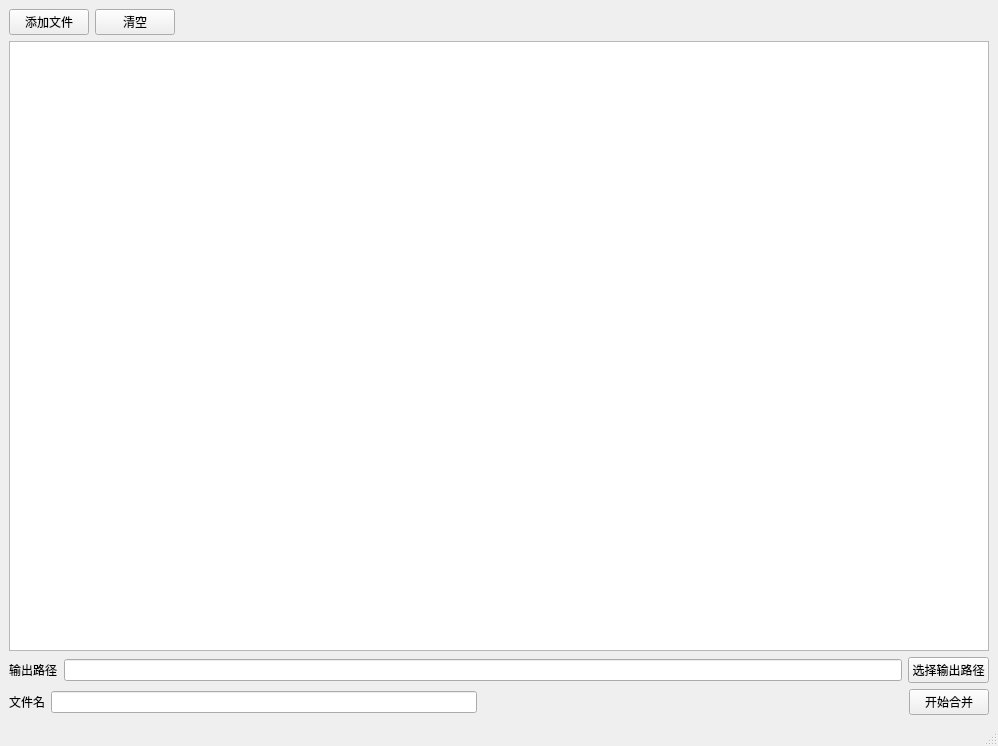
<?xml version="1.0" encoding="UTF-8"?>
<ui version="4.0">
 <class>MainWindow</class>
 <widget class="QMainWindow" name="MainWindow">
  <property name="geometry">
   <rect>
    <x>0</x>
    <y>0</y>
    <width>998</width>
    <height>746</height>
   </rect>
  </property>
  <property name="windowTitle">
   <string>我的工具</string>
  </property>
  <widget class="QWidget" name="centralwidget">
   <layout class="QGridLayout" name="gridLayout">
    <item row="0" column="0">
     <layout class="QVBoxLayout" name="verticalLayout">
      <item>
       <layout class="QHBoxLayout" name="horizontalLayout_3">
        <item>
         <widget class="QPushButton" name="pushButton_add">
          <property name="text">
           <string>添加文件</string>
          </property>
         </widget>
        </item>
        <item>
         <widget class="QPushButton" name="pushButton_clear">
          <property name="text">
           <string>清空</string>
          </property>
         </widget>
        </item>
        <item>
         <spacer name="horizontalSpacer">
          <property name="orientation">
           <enum>Qt::Horizontal</enum>
          </property>
          <property name="sizeHint" stdset="0">
           <size>
            <width>40</width>
            <height>20</height>
           </size>
          </property>
         </spacer>
        </item>
       </layout>
      </item>
      <item>
       <widget class="QTableWidget" name="tableWidget_selected">
        <property name="showGrid">
         <bool>true</bool>
        </property>
        <property name="sortingEnabled">
         <bool>false</bool>
        </property>
        <attribute name="horizontalHeaderCascadingSectionResizes">
         <bool>false</bool>
        </attribute>
       </widget>
      </item>
      <item>
       <layout class="QHBoxLayout" name="horizontalLayout">
        <item>
         <widget class="QLabel" name="label">
          <property name="text">
           <string>输出路径</string>
          </property>
         </widget>
        </item>
        <item>
         <widget class="QLineEdit" name="lineEdit_export"/>
        </item>
        <item>
         <widget class="QPushButton" name="pushButton_export">
          <property name="text">
           <string>选择输出路径</string>
          </property>
         </widget>
        </item>
       </layout>
      </item>
      <item>
       <layout class="QHBoxLayout" name="horizontalLayout_2">
        <item>
         <widget class="QLabel" name="label_2">
          <property name="text">
           <string>文件名</string>
          </property>
         </widget>
        </item>
        <item>
         <widget class="QLineEdit" name="lineEdit_filename"/>
        </item>
        <item>
         <spacer name="horizontalSpacer_2">
          <property name="orientation">
           <enum>Qt::Horizontal</enum>
          </property>
          <property name="sizeHint" stdset="0">
           <size>
            <width>80</width>
            <height>20</height>
           </size>
          </property>
         </spacer>
        </item>
        <item>
         <widget class="QPushButton" name="pushButton_start">
          <property name="text">
           <string>开始合并</string>
          </property>
         </widget>
        </item>
       </layout>
      </item>
     </layout>
    </item>
   </layout>
  </widget>
  <widget class="QMenuBar" name="menubar">
   <property name="geometry">
    <rect>
     <x>0</x>
     <y>0</y>
     <width>998</width>
     <height>23</height>
    </rect>
   </property>
  </widget>
  <widget class="QStatusBar" name="statusbar"/>
 </widget>
 <resources/>
 <connections/>
</ui>
